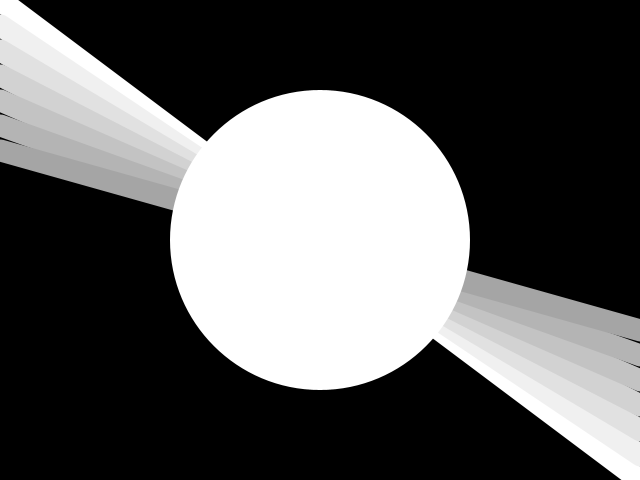
Frame 1 (no input)
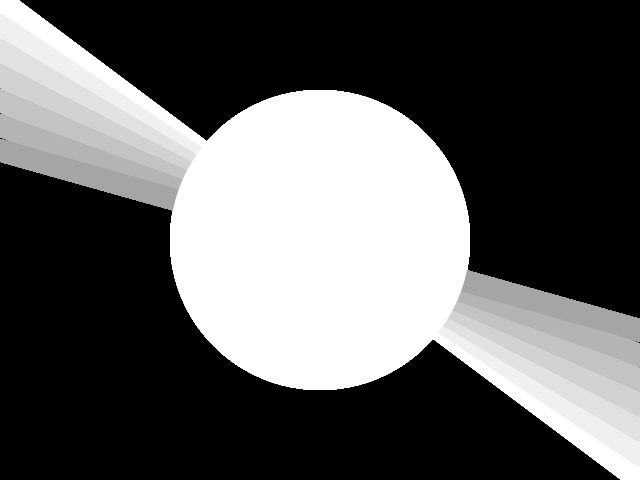
Frame 60 (the mouse pressed at the canvas centre just before this capture)
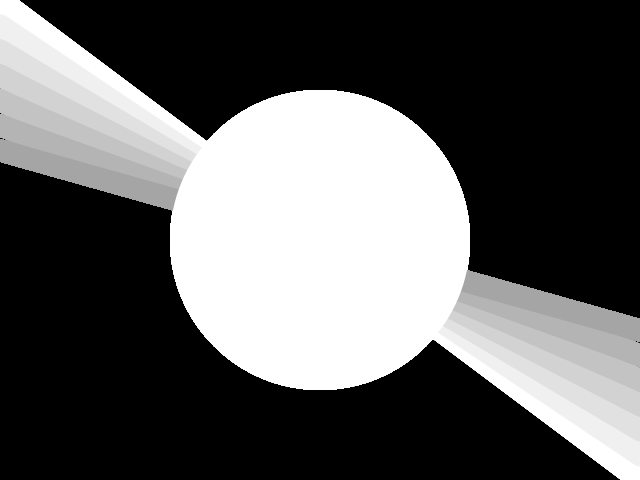
Frame 120 (the mouse held since frame 60 and released just before this capture)

The Processing sketch that drew these frames (run headless with seeded random() and noise(); from frame 60 on, the mouse is pressed at the canvas centre):

// Processing sketch: processing_134515
// ── processing_134515.pde

void setup() {
  size(640,480);
  background(0);
}


int x=0;
int y=480;

void draw() {
  
  stroke(255);
  strokeWeight(22);
  line(0,0,640,480);
  stroke(240);
  strokeWeight(22);
  line(0,25,640,455);
  stroke(225);
  strokeWeight(22);
  line(0,50,640,430);
  stroke(210);
  strokeWeight(22);
  line(0,75,640,405);
  stroke(195);
  strokeWeight(22);
  line(0,100,640,380);
  stroke(180);
  strokeWeight(22);
  line(0,125,640,355);
  stroke(165);
  strokeWeight(22);
  line(0,150,640,330);
  
  fill(255);
  noStroke();
  ellipse(320,240,300,300);
}
